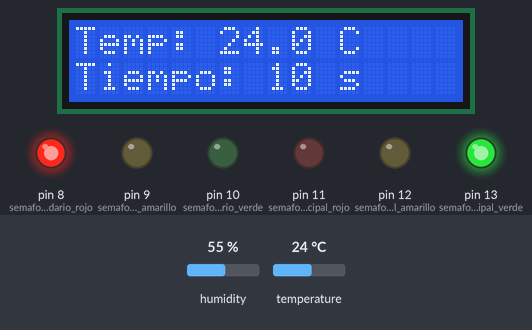
Bench run of a sketch on a simulated Arduino Uno, built with avr-gcc and run on an emulated ATmega328P. Parts: 16×2 character LCD, output pins drawn as LEDs (lit = HIGH). The inputs (shaded band) are chosen by the test bench; at power-on: humidity 55 %, temperature 24 °C.

Above: at 0.2 s.
At 8.3 s:
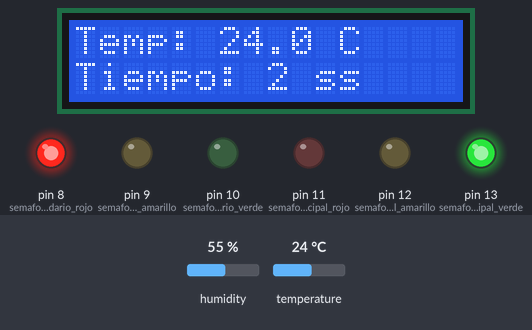
At 11.7 s:
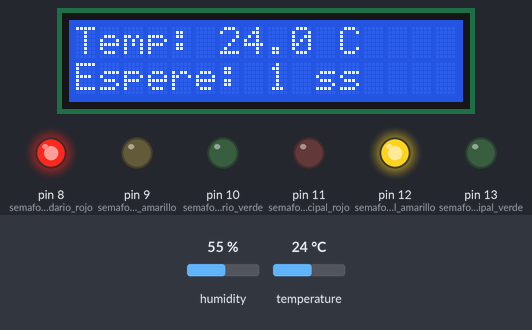
At 15.5 s:
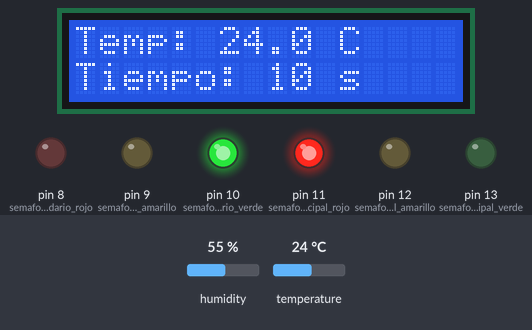
At 16.5 s:
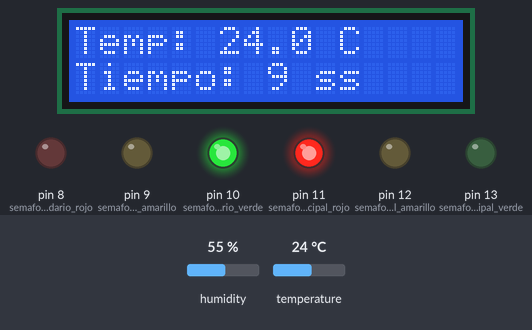
At 29.8 s:
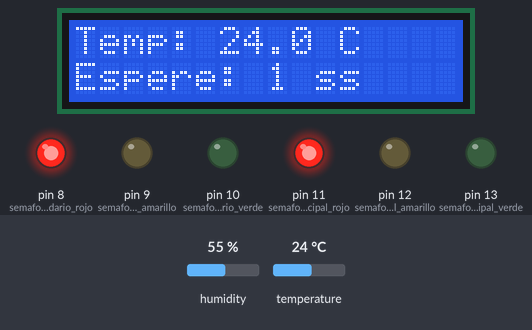
Timing chart, 0 to 32.9 s (numbered marks = the images above):
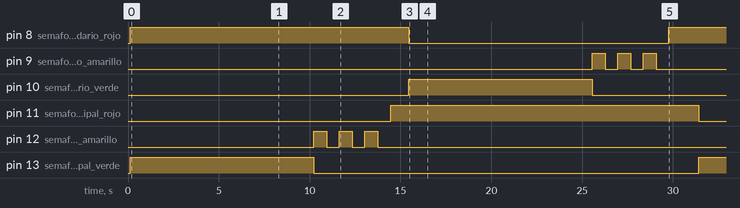

The sketch:

ProyectoSemaforoFinal.ino
```cpp
#include <DHT.h>
#include <Wire.h>
#include <LiquidCrystal_I2C.h>

const int semaforoPrincipal_verde = 13;
const int semaforoPrincipal_amarillo = 12;
const int semaforoPrincipal_rojo = 11;

const int semaforoSecundario_verde = 10;
const int semaforoSecundario_amarillo = 9;
const int semaforoSecundario_rojo = 8;

const int pinDatosTemperatura = 2;

DHT dht(pinDatosTemperatura, DHT11);
LiquidCrystal_I2C lcd(0x27, 16, 2);

int tiempoVerdePrincipal = 10000;
int tiempoVerdeSecundario = 10000;
int tiempoAmarillo = 5000;
int tiempoParpadeoAmarillo = 700;
int tiempoTemporizador = 10000;  // 10 segundos

char temperaturaStr[6];  // Se reserva espacio para la cadena de temperatura

void setup() {
  Wire.begin();  // Iniciar la comunicación I2C
  Wire.setClock(10000);  // Establecer la velocidad de I2C a 10 kHz
  pinMode(semaforoPrincipal_verde, OUTPUT);
  pinMode(semaforoPrincipal_amarillo, OUTPUT);
  pinMode(semaforoPrincipal_rojo, OUTPUT);

  pinMode(semaforoSecundario_verde, OUTPUT);
  pinMode(semaforoSecundario_amarillo, OUTPUT);
  pinMode(semaforoSecundario_rojo, OUTPUT);

  Serial.begin(9600);
  dht.begin();
  lcd.init();
  lcd.backlight();
  lcd.clear();
  lcd.print("Control de Trafico");
}

void loop() {
  // Leer temperatura
  float temperatura = dht.readTemperature();

  // Formatear temperatura como cadena de caracteres
  dtostrf(temperatura, 4, 1, temperaturaStr);

  // Actualizar la pantalla LCD y el semáforo
  actualizarSemaforo();

  // Esperar un tiempo antes de la próxima lectura
  delay(600);
}

void actualizarSemaforo() {
  // Mostrar la temperatura en la pantalla LCD
  lcd.clear();
  lcd.setCursor(0, 0);
  lcd.print("Temp: ");
  lcd.print(temperaturaStr);
  lcd.print(" C");

  // Cambio de verde a rojo en el semáforo principal
  digitalWrite(semaforoPrincipal_rojo, LOW);
  digitalWrite(semaforoSecundario_rojo, HIGH);
  digitalWrite(semaforoPrincipal_verde, HIGH);

  mostrarTemporizador(tiempoVerdePrincipal);

  digitalWrite(semaforoPrincipal_verde, LOW);

  for (int i = 0; i < 3; i++) {
    digitalWrite(semaforoPrincipal_amarillo, HIGH);
    lcd.setCursor(0, 1);
    lcd.print("Espere");
    delay(tiempoParpadeoAmarillo);
    digitalWrite(semaforoPrincipal_amarillo, LOW);
    delay(tiempoParpadeoAmarillo);
  }

  digitalWrite(semaforoPrincipal_rojo, HIGH);
  delay(1000);

  // Mostrar temporizador solo cuando cambie de rojo a verde en el semáforo principal
  digitalWrite(semaforoSecundario_rojo, LOW);
  digitalWrite(semaforoSecundario_verde, HIGH);

  mostrarTemporizador(tiempoVerdeSecundario);

  digitalWrite(semaforoSecundario_verde, LOW);

  for (int i = 0; i < 3; i++) {
    digitalWrite(semaforoSecundario_amarillo, HIGH);
    lcd.setCursor(0, 1);
    lcd.print("Espere");
    delay(tiempoParpadeoAmarillo);
    digitalWrite(semaforoSecundario_amarillo, LOW);
    delay(tiempoParpadeoAmarillo);
  }

  digitalWrite(semaforoSecundario_rojo, HIGH);
  delay(1000);
}

void mostrarTemporizador(int tiempo) {
  int tiempoRestante = tiempo / 1000;  // Convertir a segundos

  for (int i = 0; i < tiempo / 1000; i++) {
    lcd.setCursor(0, 1);
    lcd.print("Tiempo: ");
    lcd.print(tiempoRestante);
    lcd.print(" s");

    delay(1000);
    tiempoRestante--;
  }
}
```

Measured:
- by itself, pin 8 (semaforoSecundario_rojo): LOW → HIGH at 0.12 s, → LOW 15.3 s later, → HIGH 14.3 s later
- by itself, pin 10 (semaforoSecundario_verde): LOW → HIGH at 15.5 s, → LOW 10.1 s later
- by itself, pin 11 (semaforoPrincipal_rojo): LOW → HIGH at 14.5 s, → LOW 17.0 s later
- by itself, pin 13 (semaforoPrincipal_verde): LOW → HIGH at 0.12 s, → LOW 10.1 s later, → HIGH 21.2 s later
- by itself, pin 9 (semaforoSecundario_amarillo): LOW → HIGH at 25.6 s, → LOW 0.71 s later, → HIGH 0.70 s later, → LOW 0.71 s later, … (6 changes in this stretch)
- by itself, pin 12 (semaforoPrincipal_amarillo): LOW → HIGH at 10.2 s, → LOW 0.71 s later, → HIGH 0.70 s later, → LOW 0.71 s later, … (6 changes in this stretch)
- what the display in image 1 shows lasts 1.0 s, from 8.2 s to 9.2 s
